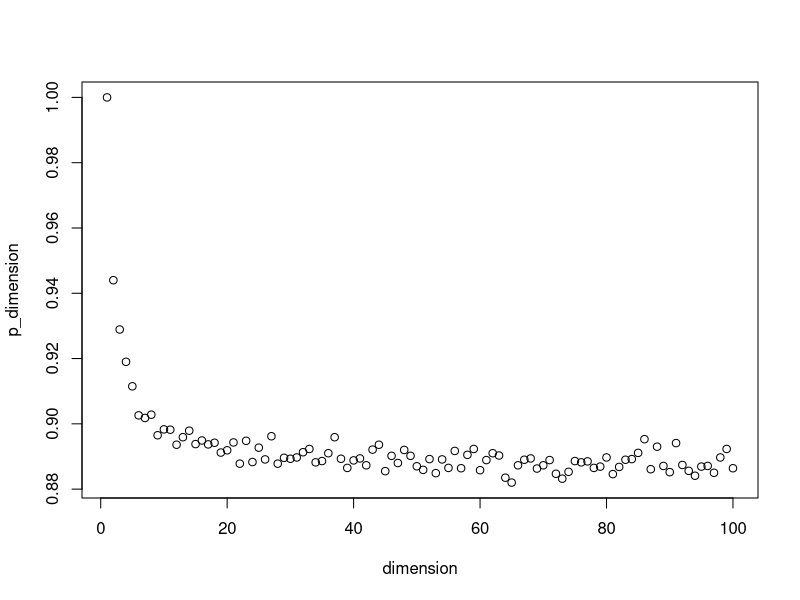

This figure's R source: (Note: this script raises an error after producing the figure.)
## ---- chunk 1
set.seed(2023)
library(parallel)


estimate_p_n <- function(dimension, experiment_reps = 10000) {  # noisy empirical estimate
  f_l1 <- function(x) { sum(abs(x)) }
  f_l2 <- function(x) { sqrt(sum(x^2)) }  # sqrt() doesn't affect order, so could leave it out.
  # define our experiment
  experiment <- function(ignored_argument) { 
    s1 <- rnorm(dimension)
    s2 <- rnorm(dimension)
    (f_l1(s1) > f_l1(s2)) == (f_l2(s1) > f_l2(s2))  # value to return
  }
  # run our experiment many times, collecting results
  vec <- vapply(seq(experiment_reps), experiment, logical(1))
  # compute empirical estimate of p_dimension
  mean(vec)
}
## ---- chunk 2
estimate_p_n(100)
## ---- chunk 3
estimate_p_n(101)
## ---- chunk 4
d <- data.frame(
  dimension = seq(100)
)
d$p_dimension <- vapply(d$dimension, estimate_p_n, numeric(1))
## ---- chunk 5
plot(d)
## ---- chunk 6
res_list <- mclapply(
  seq(100),
  function(...) {
    estimate_p_n(1000, experiment_reps = 1000000)
  },
  mc.cores = detectCores())
res <- mean(as.numeric(res_list))
res
